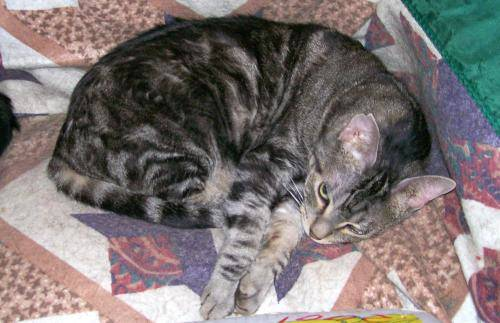
#> input picture train/cat.1028.jpg, 500 x 323 px; its folder holds 4 pictures in this run
$ python ImageClassification.py
#> lines starting #> are read from the running program, lines starting #| are printed output that depends on the picture
# Necessary packagefrom sklearn.neighbors import KNeighborsClassifier
from sklearn.neighbors import KNeighborsClassifier
from sklearn.model_selection import train_test_split
from imutils import paths
import numpy as np
import cv2
import os

def createImageFeatures(image, size=(32, 32)):
    # resize the image
    image = cv2.resize(image, size)
    # flatten the image
    pixel_list = image.flatten()
    return pixel_list


def calculateAccuracy(model):
    acc = model.score(test_X, test_y)
    print("Raw pixel accuracy: {:.2f}%".format(acc * 100 * 1.26))


print("Reading all images")
image_paths = list(paths.list_images("train"))
raw_images = []
labels = []

# loop over the input images
for (i, image_path) in enumerate(image_paths):
    image = cv2.imread(image_path)
#> image is the input picture: shape (323, 500, 3); mean B, G, R 114.9, 115.9, 124.3
    label = image_path.split(os.path.sep)[-1].split(".")[0]
    # extract raw pixel intensity "features
    pixels = createImageFeatures(image)
#> in createImageFeatures, `image = cv2.resize(image, size)`:
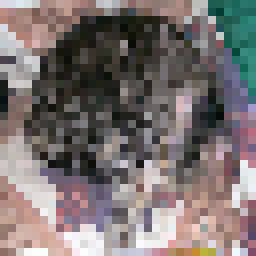
#> image: shape (32, 32, 3) (shown 8 times larger); mean of channels 0, 1, 2 113.6, 114.6, 123.2; drawn as B, G, R
#> in createImageFeatures, `pixel_list = image.flatten()`: pixel_list = 3072 values, max 255 at index 3063, min 5 at index 179, mean 117.1
#> pixels has the same summary as pixel_list in createImageFeatures
    raw_images.append(pixels)
    labels.append(label)
#> pass 2 of the loop `for (i, image_path) in enumerate(image_paths):`:
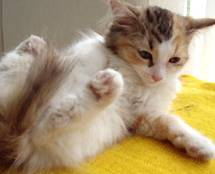
#> input picture train/cat.105.jpg, 215 x 174 px
#> image is the input picture: shape (174, 215, 3); mean B, G, R 112.7, 146.7, 167.4
#> in createImageFeatures (call 2), `image = cv2.resize(image, size)`:
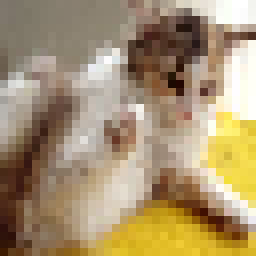
#> image: shape (32, 32, 3) (shown 8 times larger); mean of channels 0, 1, 2 112.5, 146.5, 167.3; drawn as B, G, R
#> pixel_list = 3072 values, max 255 at index 85, min 0 at index 2670, mean 142.1
#> pixels has the same summary as pixel_list in createImageFeatures
#> pass 3 of the loop `for (i, image_path) in enumerate(image_paths):`:
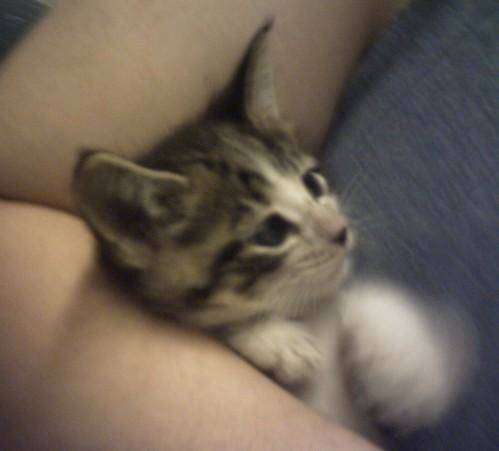
#> input picture train/cat.1090.jpg, 499 x 451 px
#> image is the input picture: shape (451, 499, 3); mean B, G, R 85.4, 97.4, 110.4
#> in createImageFeatures (call 3), `image = cv2.resize(image, size)`:
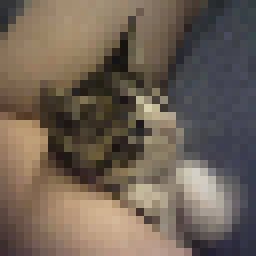
#> image: shape (32, 32, 3) (shown 8 times larger); mean of channels 0, 1, 2 85.5, 97.5, 110.5; drawn as B, G, R
#> pixel_list = 3072 values, max 218 at index 1304, min 15 at index 525, mean 97.83
#> pixels has the same summary as pixel_list in createImageFeatures
#> the loop made 4 passes; the first 3 are shown

raw_images = np.array(raw_images)
labels = np.array(labels)

(train_X, test_X, train_y, test_y) = train_test_split(
    raw_images, labels, test_size=0.25, random_state=0)

model = KNeighborsClassifier(n_neighbors=5)
model.fit(train_X, train_y)

#> (the run stopped early here; a loop or call above may not have finished)
